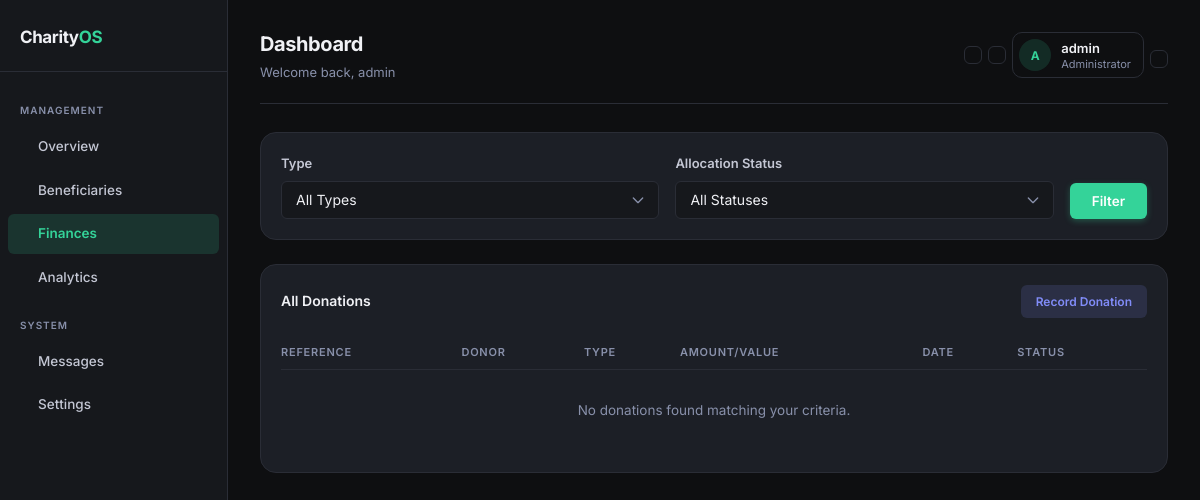
/donations/ (signed in), run on an earlier commit of the app's database.
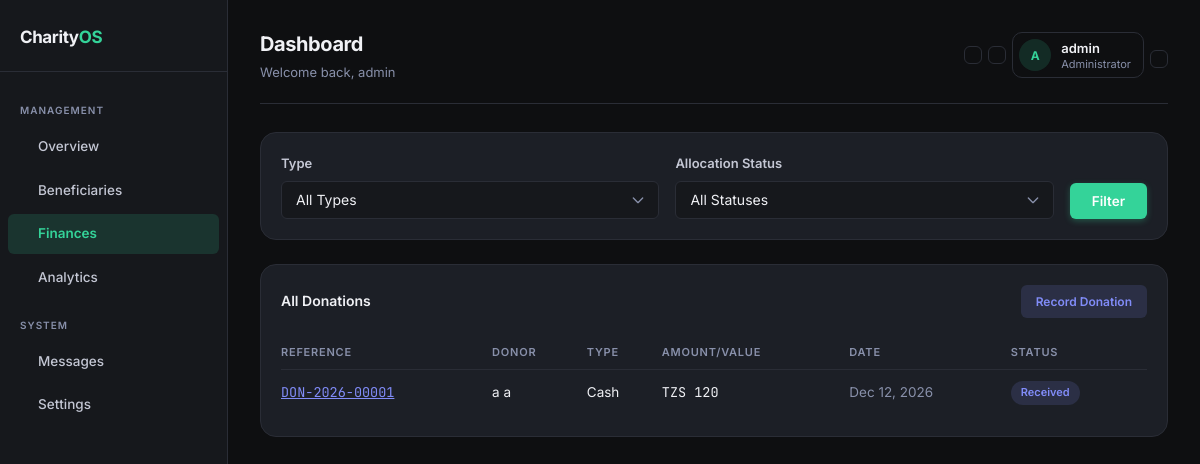
And on a later commit of the database.
### apps/donations/models.py (models this page shows, shortened)
class Donation(models.Model):
    DONATION_TYPES = [
        ('cash', 'Cash'),
        ('in_kind', 'In-Kind'),
    ]
    STATUS_CHOICES = [
        ('received', 'Received'),
        ('partial', 'Partially Allocated'),
        ('allocated', 'Fully Allocated'),
    ]
    PAYMENT_METHODS = [
        ('cash', 'Cash'),
        ('mpesa', 'M-Pesa'),
        ('tigopesa', 'Tigo Pesa'),
        ('bank', 'Bank Transfer'),
        ('other', 'Other'),
    ]
    donation_ref = models.CharField(
        max_length=30, unique=True, editable=False,
        help_text='Auto-generated: DON-YYYY-NNNNN'
    )
    donor = models.ForeignKey(
        Donor, on_delete=models.SET_NULL,
        null=True, blank=True,
        related_name='donations',
        help_text='NULL indicates an anonymous/unregistered donor'
    )
    donation_type = models.CharField(max_length=20, choices=DONATION_TYPES)
    amount = models.DecimalField(
        max_digits=12, decimal_places=2,
        null=True, blank=True,
        help_text='Donation amount in TZS (if cash)'
    )
    payment_method = models.CharField(
        max_length=30, choices=PAYMENT_METHODS, blank=True
    )
    transaction_reference = models.CharField(
        max_length=100, blank=True,
        help_text='Mobile money or bank reference number'
    )
    in_kind_description = models.TextField(
        blank=True,
        help_text='Description of physical items donated'
    )
    in_kind_estimated_value = models.DecimalField(
        max_digits=12, decimal_places=2,
        null=True, blank=True,
        help_text='Estimated value in TZS (optional)'
    )
    donation_date = models.DateField()
    purpose = models.CharField(
        max_length=200, blank=True,
        help_text='e.g., Education Fund, General Fund'
    )
    status = models.CharField(
        max_length=20, choices=STATUS_CHOICES, default='received'
    )
    notes = models.TextField(blank=True)
    recorded_by = models.ForeignKey(
        User, on_delete=models.SET_NULL, null=True,
        related_name='recorded_donations'
    )
    created_at = models.DateTimeField(auto_now_add=True)
    updated_at = models.DateTimeField(auto_now=True)
    class Meta:
        ordering = ['-donation_date', '-created_at']
        indexes = [
            models.Index(fields=['donation_date']),
            models.Index(fields=['status']),
            models.Index(fields=['donation_type']),
        ]

### apps/donors/models.py (models this page shows, shortened)
class Donor(models.Model):
    user = models.OneToOneField(
        User,
        on_delete=models.CASCADE,
        related_name='donor_profile',
        help_text='The User account this donor profile belongs to'
    )
    organization = models.CharField(
        max_length=200,
        blank=True,
        help_text='Organization name (for corporate donors)'
    )
    address = models.TextField(
        blank=True,
        help_text='Mailing address'
    )
    national_id = models.CharField(
        max_length=50,
        blank=True,
        help_text='National ID for tax receipt purposes'
    )
    is_anonymous = models.BooleanField(
        default=False,
        help_text='Hide donor name in public listings'
    )
    notes = models.TextField(
        blank=True,
        help_text='Internal notes about this donor (admin only)'
    )
    created_at = models.DateTimeField(auto_now_add=True)
    class Meta:
        ordering = ['-created_at']
        verbose_name = 'Donor'
        verbose_name_plural = 'Donors'
    @property
    def display_name(self):
        if self.is_anonymous:
            return 'Anonymous'
        return self.user.get_full_name() or self.user.email

### apps/donations/views.py (the view)
# urls.py: path('', views.DonationListView.as_view(), name='list'),
class DonationListView(StaffRequiredMixin, ListView):
    model = Donation
    template_name = 'donations/list.html'
    context_object_name = 'donations'
    paginate_by = 20
    def get_queryset(self):
        qs = Donation.objects.select_related('donor__user')
        dtype = self.request.GET.get('type', '')
        if dtype:
            qs = qs.filter(donation_type=dtype)
        status = self.request.GET.get('status', '')
        if status:
            qs = qs.filter(status=status)
        return qs
    def get_context_data(self, **kwargs):
        ctx = super().get_context_data(**kwargs)
        ctx['current_type'] = self.request.GET.get('type', '')
        ctx['current_status'] = self.request.GET.get('status', '')
        ctx['type_choices'] = Donation.DONATION_TYPES
        ctx['status_choices'] = Donation.STATUS_CHOICES
        return ctx

### apps/accounts/models.py (called while the page is built)
    @property
    def is_admin(self):
        return self.role == 'admin'

### apps/core/mixins.py (called while the page is built)
    def dispatch(self, request, *args, **kwargs):
        if not request.user.is_authenticated:
            return self.handle_no_permission()
        user_profile = getattr(request.user, 'profile', None)
        if user_profile and user_profile.role in self.allowed_roles:
            return super().dispatch(request, *args, **kwargs)
        if request.user.is_superuser:
            return super().dispatch(request, *args, **kwargs)
        raise PermissionDenied('You do not have permission to access this page.')

### apps/core/templatetags/charity_tags.py (called while the page is built)
@register.filter
def currency(value):
    if value is None:
        return 'TZS 0'
    try:
        return f'TZS {float(value):,.0f}'
    except (ValueError, TypeError):
        return f'TZS {value}'

@register.filter
def initials(user):
    if not user:
        return '??'
    first = getattr(user, 'first_name', '') or ''
    last = getattr(user, 'last_name', '') or ''
    if first and last:
        return f'{first[0]}{last[0]}'.upper()
    elif first:
        return first[:2].upper()
    elif hasattr(user, 'email') and user.email:
        return user.email[0].upper()
    return '??'

### templates/donations/list.html (shortened to what this page needs)
{% extends "base.html" %}
{% load charity_tags %}
{% block content %}
<div class="panel" style="margin-bottom: 24px;">
    <form method="get" class="form-row" style="grid-template-columns: 1fr 1fr auto; align-items: end;">
        <div class="form-group" style="margin-bottom: 0;">
            <label class="form-label">Type</label>
            <select name="type" class="form-input">
                <option value="">All Types</option>
            </select>
        </div>
        <div class="form-group" style="margin-bottom: 0;">
            <label class="form-label">Allocation Status</label>
            <select name="status" class="form-input">
                <option value="">All Statuses</option>
            </select>
        </div>
        <div class="form-group" style="margin-bottom: 0;">
            <button type="submit" class="btn-primary">Filter</button>
        </div>
    </form>
</div>
<div class="panel">
    <div class="panel-title">
        All Donations
        <a href="{% url 'donations:create' %}" class="btn-sm"> Record Donation</a>
    </div>
    <table class="dt">
        <thead>
            <tr>
                <th>Reference</th>
                <th>Donor</th>
                <th>Type</th>
                <th>Amount/Value</th>
                <th>Date</th>
                <th>Status</th>
            </tr>
        </thead>
        <tbody>
            {% for donation in donations %}
            <tr>
                <td style="font-family: var(--font-mono); color: var(--accent2);">
                    <a href="{% url 'donations:detail' donation.pk %}" style="text-decoration: underline;">{{ donation.donation_ref }}</a>
                </td>
                <td>{{ donation.donor.display_name|default:"Anonymous" }}</td>
                <td>{{ donation.get_donation_type_display }}</td>
                <td style="font-family: var(--font-mono);">
                    {% if donation.donation_type == 'cash' %}
                        {{ donation.amount|currency }}
                    {% else %}
                        {{ donation.in_kind_estimated_value|currency|default:"N/A" }}
                    {% endif %}
                </td>
                <td style="color: var(--muted)">{{ donation.donation_date|date:"M d, Y" }}</td>
                <td>
                    <span class="badge {{ donation.status|status_color }}">{{ donation.get_status_display }}</span>
                </td>
            </tr>
            {% empty %}
            <tr>
                <td colspan="6" style="text-align: center; color: var(--muted); padding: 30px;">
                    No donations found matching your criteria.
                </td>
            </tr>
            {% endfor %}
        </tbody>
    </table>
</div>
{% endblock %}

What changed in the data, as far as the page shows it:
added Donation: donation_ref "DON-2026-00001", donor.display_name "a a", donation_type "Cash", amount "TZS 120", donation_date "Dec 12, 2026", status "Received"
Also different on the page:
text no longer shown: "No donations found matching your criteria."
